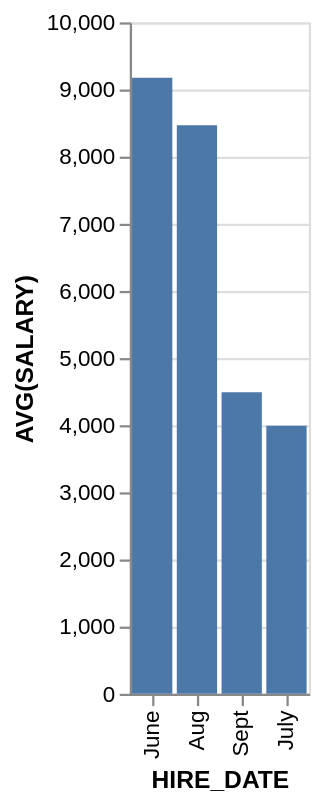

The specification (Vega-Lite) saved for this image:
### Vega-Lite specification from a JSON file in a GitHub repository (floating-point values rounded to 4 significant figures)
{"data": {"values": [{"x_data": "June", "y_data": 9175}, {"x_data": "Aug", "y_data": 8469.0}, {"x_data": "Sept", "y_data": 4492.0}, {"x_data": "July", "y_data": 3993.0}]}, "mark": "bar", "encoding": {"x": {"field": "x_data", "type": "nominal", "title": "HIRE_DATE", "sort": {"op": "sum", "field": "y_data", "order": "descending"}}, "y": {"field": "y_data", "type": "quantitative", "title": "AVG(SALARY)"}}}
